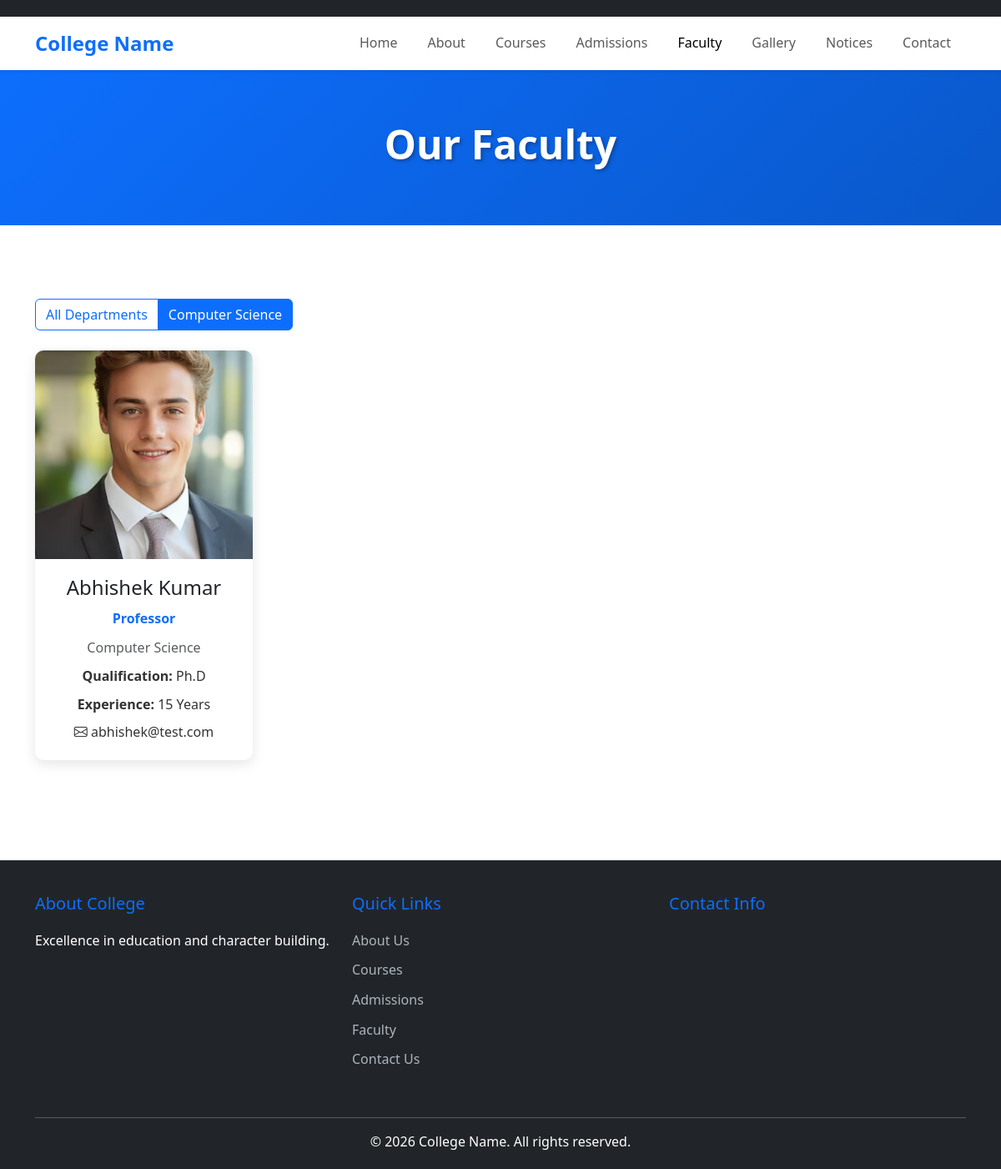
The page /faculty/?department=computer-s on the database its author committed.
### main/models.py (models this page shows, shortened)
class Department(models.Model):
    name = models.CharField(max_length=100, help_text="Department name (e.g., Computer Science)")
    code = models.CharField(max_length=10, unique=True, help_text="Department code (e.g., CS, MBA)")
    description = models.TextField(help_text="Detailed description of the department")
    image = models.ImageField(upload_to='courses/', blank=True, null=True, help_text="Department image")
    hod_name = models.CharField(max_length=100, verbose_name="Head of Department", help_text="Name of HOD")
    duration = models.CharField(max_length=50, help_text="Course duration (e.g., 3 Years, 4 Years)")
    eligibility = models.TextField(help_text="Eligibility criteria for admission")
    created_at = models.DateTimeField(auto_now_add=True)
    updated_at = models.DateTimeField(auto_now=True)
    is_active = models.BooleanField(default=True, help_text="Is this department active?")
    class Meta:
        ordering = ['name']
        verbose_name = "Department"
        verbose_name_plural = "Departments"

class Faculty(models.Model):
    DESIGNATION_CHOICES = [
        ('professor', 'Professor'),
        ('associate', 'Associate Professor'),
        ('assistant', 'Assistant Professor'),
        ('lecturer', 'Lecturer'),
    ]
    name = models.CharField(max_length=100, help_text="Full name of faculty member")
    designation = models.CharField(max_length=20, choices=DESIGNATION_CHOICES, help_text="Job designation")
    department = models.ForeignKey(
        Department,
        on_delete=models.CASCADE,
        related_name='faculty_members',
        help_text="Department this faculty belongs to"
    )
    qualification = models.CharField(max_length=200, help_text="Highest qualification (e.g., Ph.D., M.Tech)")
    experience = models.CharField(max_length=50, help_text="Years of experience (e.g., 10 Years)")
    email = models.EmailField(help_text="Official email address")
    phone = models.CharField(max_length=15, blank=True, help_text="Contact number")
    photo = models.ImageField(upload_to='faculty/', blank=True, null=True, help_text="Faculty photo")
    bio = models.TextField(blank=True, help_text="Short biography")
    specialization = models.CharField(max_length=200, blank=True, help_text="Area of specialization")
    order = models.IntegerField(default=0, help_text="Display order (lower number = higher priority)")
    class Meta:
        ordering = ['order', 'name']
        verbose_name = "Faculty Member"
        verbose_name_plural = "Faculty"

### main/views.py (the view)
# urls.py: path('faculty/', views.faculty, name='faculty'),
def faculty(request):
    dept_code = request.GET.get('department', None)
    if dept_code:
        faculty_members = Faculty.objects.filter(department__code=dept_code)
        selected_dept = get_object_or_404(Department, code=dept_code)
    else:
        faculty_members = Faculty.objects.all()
        selected_dept = None
    context = {
        'faculty_members': faculty_members,
        'departments': Department.objects.filter(is_active=True),
        'selected_dept': selected_dept,
    }
    return render(request, 'main/faculty.html', context)

### main/templates/main/faculty.html (shortened to what this page needs)
{% extends 'main/base.html' %}
{% load static %}
{% block content %}
<section class="page-header">
    <div class="container">
        <h1 class="text-center">Our Faculty</h1>
    </div>
</section>
<section class="py-5">
    <div class="container">
        <div class="mb-4">
            <div class="btn-group" role="group">
                <a href="{% url 'faculty' %}" class="btn {% if not selected_dept %}btn-primary{% else %}btn-outline-primary{% endif %}">All Departments</a>
                {% for dept in departments %}
                <a href="?department={{ dept.code }}" class="btn {% if selected_dept.code == dept.code %}btn-primary{% else %}btn-outline-primary{% endif %}">{{ dept.name }}</a>
                {% endfor %}
            </div>
        </div>
        <div class="row">
            {% for member in faculty_members %}
            <div class="col-lg-3 col-md-4 col-sm-6 mb-4">
                <div class="faculty-card">
                    {% if member.photo %}
                    <img src="{{ member.photo.url }}" alt="{{ member.name }}" class="faculty-photo">
                    {% else %}
                    <div class="faculty-placeholder">
                        <i class="bi bi-person-circle"></i>
                    </div>
                    {% endif %}
                    <div class="faculty-info">
                        <h4>{{ member.name }}</h4>
                        <p class="designation">{{ member.get_designation_display }}</p>
                        <p class="text-muted mb-2">{{ member.department.name }}</p>
                        <p class="mb-2"><strong>Qualification:</strong> {{ member.qualification }}</p>
                        <p class="mb-2"><strong>Experience:</strong> {{ member.experience }}</p>
                        {% if member.email %}
                        <p class="mb-0"><i class="bi bi-envelope"></i> {{ member.email }}</p>
                        {% endif %}
                    </div>
                </div>
            </div>
            {% empty %}
            <div class="col-12">
                <p class="text-center">No faculty members found.</p>
            </div>
            {% endfor %}
        </div>
    </div>
</section>
{% endblock %}

### main/static/css/style.css (style rules this page uses)
:root { --primary-color: #0d6efd; --secondary-color: #6c757d; --success-color: #198754; --danger-color: #dc3545; --warning-color: #ffc107; --info-color: #0dcaf0; --dark-color: #212529; --light-color: #f8f9fa; }
* { margin: 0; padding: 0; box-sizing: border-box; }
body { font-family: 'Segoe UI', Tahoma, Geneva, Verdana, sans-serif; line-height: 1.6; color: #333; }
.faculty-card { background: white; border-radius: 10px; overflow: hidden; box-shadow: 0 5px 15px rgba(0, 0, 0, 0.1); transition: transform 0.3s; text-align: center; }
.faculty-photo { width: 100%; height: 250px; object-fit: cover; }
.faculty-info { padding: 20px; }
.faculty-info h4 { margin-bottom: 10px; color: var(--dark-color); }
.faculty-info .designation { color: var(--primary-color); font-weight: 600; margin-bottom: 10px; }
html { scroll-behavior: smooth; }
.page-header { background: linear-gradient(135deg, var(--primary-color) 0%, #0a58ca 100%); color: white; padding: 60px 0; margin-bottom: 40px; }
.page-header h1 { font-size: 48px; font-weight: 700; text-shadow: 2px 2px 4px rgba(0, 0, 0, 0.3); }

### rows shown on the page
Department: name "Computer Science"
Faculty: photo (picture), name "Abhishek Kumar", designation "Professor", department.name "Computer Science", qualification "Ph.D", experience "15 Years", email "abhishek@test.com"
